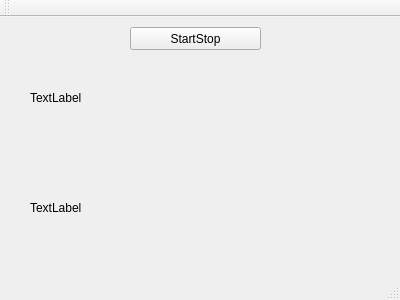
<?xml version="1.0" encoding="UTF-8"?>
<ui version="4.0">
 <class>MainWindow</class>
 <widget class="QMainWindow" name="MainWindow">
  <property name="geometry">
   <rect>
    <x>0</x>
    <y>0</y>
    <width>400</width>
    <height>300</height>
   </rect>
  </property>
  <property name="windowTitle">
   <string>MainWindow</string>
  </property>
  <widget class="QWidget" name="centralWidget">
   <widget class="QPushButton" name="StartStop">
    <property name="geometry">
     <rect>
      <x>130</x>
      <y>10</y>
      <width>131</width>
      <height>23</height>
     </rect>
    </property>
    <property name="text">
     <string>StartStop</string>
    </property>
   </widget>
   <widget class="QLabel" name="label">
    <property name="geometry">
     <rect>
      <x>30</x>
      <y>40</y>
      <width>321</width>
      <height>81</height>
     </rect>
    </property>
    <property name="text">
     <string>TextLabel</string>
    </property>
   </widget>
   <widget class="QLabel" name="label_2">
    <property name="geometry">
     <rect>
      <x>30</x>
      <y>150</y>
      <width>321</width>
      <height>81</height>
     </rect>
    </property>
    <property name="text">
     <string>TextLabel</string>
    </property>
   </widget>
  </widget>
  <widget class="QMenuBar" name="menuBar">
   <property name="geometry">
    <rect>
     <x>0</x>
     <y>0</y>
     <width>400</width>
     <height>22</height>
    </rect>
   </property>
  </widget>
  <widget class="QToolBar" name="mainToolBar">
   <attribute name="toolBarArea">
    <enum>TopToolBarArea</enum>
   </attribute>
   <attribute name="toolBarBreak">
    <bool>false</bool>
   </attribute>
  </widget>
  <widget class="QStatusBar" name="statusBar"/>
 </widget>
 <layoutdefault spacing="6" margin="11"/>
 <resources/>
 <connections/>
</ui>
